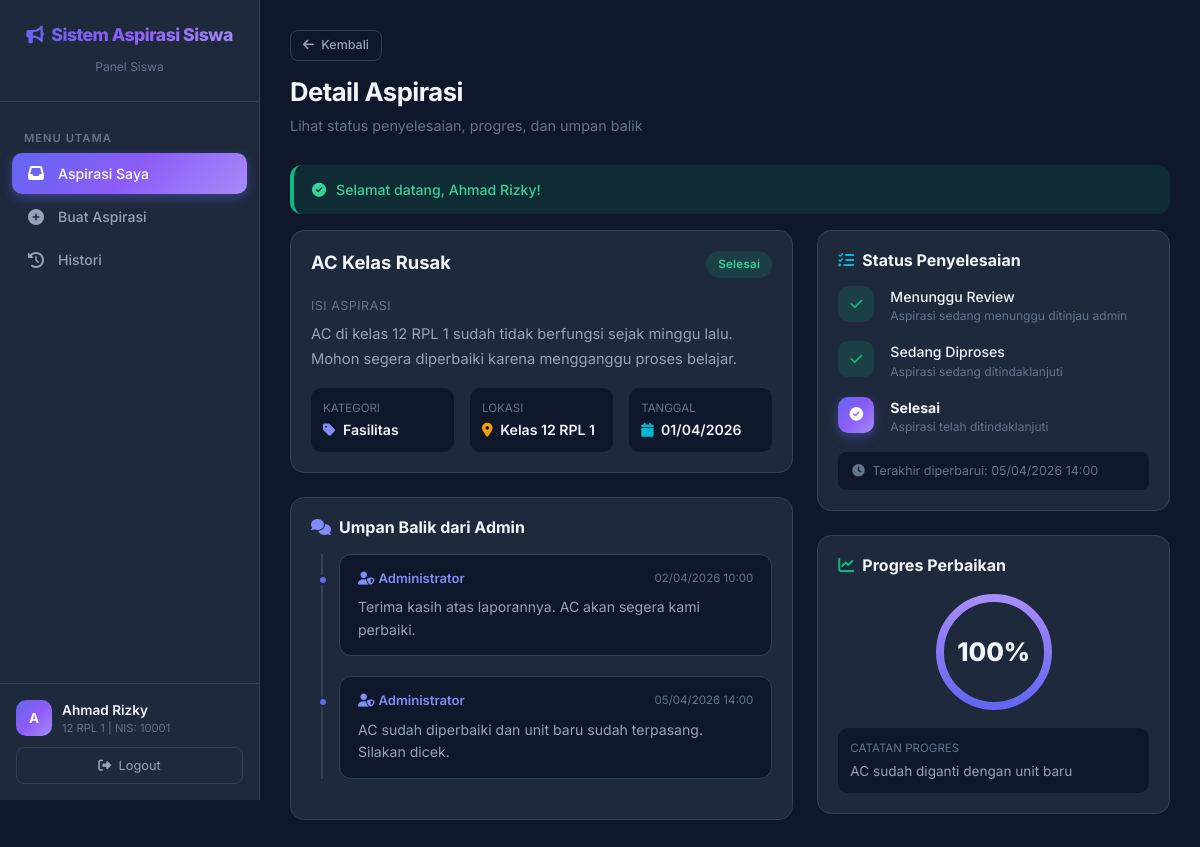
Page /?page=aspirasi-detail&id=1 (signed in) on the committed database.
### tables this page shows
CREATE TABLE `aspirasi` (
  `id_aspirasi` int(11) NOT NULL,
  `nis` int(11) NOT NULL,
  `id_kategori` int(11) NOT NULL,
  `judul` varchar(100) NOT NULL,
  `isi_aspirasi` text NOT NULL,
  `lokasi` varchar(100) DEFAULT NULL,
  `status` enum('Menunggu','Diproses','Selesai','Ditolak') NOT NULL DEFAULT 'Menunggu',
  `prioritas` enum('Rendah','Sedang','Tinggi') NOT NULL DEFAULT 'Sedang',
  `progres` int(3) NOT NULL DEFAULT 0,
  `catatan_progres` text DEFAULT NULL,
  `tgl_lapor` datetime NOT NULL DEFAULT current_timestamp(),
  `tgl_update` datetime DEFAULT NULL,
  `username_admin` varchar(30) DEFAULT NULL
);

CREATE TABLE `kategori` (
  `id_kategori` int(11) NOT NULL,
  `nama_kategori` varchar(50) NOT NULL
);

CREATE TABLE `umpan_balik` (
  `id_feedback` int(11) NOT NULL,
  `id_aspirasi` int(11) NOT NULL,
  `username_admin` varchar(30) NOT NULL,
  `isi_feedback` text NOT NULL,
  `tgl_feedback` datetime NOT NULL DEFAULT current_timestamp()
);

### views/siswa/aspirasi_detail.php (the view, shortened to what the rows shown need)
<?php
require_once __DIR__ . '/../layouts/header.php';
?>
<aside class="sidebar">
    <div class="sidebar-brand">
        <h4><i class="fas fa-bullhorn me-2"></i><?= APP_NAME ?></h4>
        <small>Panel Siswa</small>
    </div>
    <nav class="sidebar-nav">
        <div class="nav-label">Menu Utama</div>
        <a href="<?= BASE_URL ?>?page=aspirasi" class="nav-link active"><i class="fas fa-inbox"></i> Aspirasi Saya</a>
        <a href="<?= BASE_URL ?>?page=aspirasi-create" class="nav-link"><i class="fas fa-plus-circle"></i> Buat Aspirasi</a>
        <a href="<?= BASE_URL ?>?page=aspirasi-history" class="nav-link"><i class="fas fa-history"></i> Histori</a>
    </nav>
    <div class="sidebar-footer">
        <div class="user-info">
            <div class="user-avatar"><?= strtoupper(substr($_SESSION['siswa_nama'] ?? 'S', 0, 1)) ?></div>
            <div>
                <div class="user-name"><?= $_SESSION['siswa_nama'] ?? 'Siswa' ?></div>
                <div class="user-role"><?= $_SESSION['siswa_kelas'] ?? '' ?> | NIS: <?= $_SESSION['siswa_nis'] ?? '' ?></div>
            </div>
        </div>
        <a href="<?= BASE_URL ?>?action=logout-siswa" class="btn-logout" style="text-decoration:none; display:block; text-align:center;">
            <i class="fas fa-sign-out-alt me-1"></i> Logout
        </a>
    </div>
</aside>
<main class="main-content">
    <div class="page-header">
        <a href="<?= BASE_URL ?>?page=aspirasi" class="btn btn-outline-custom btn-sm-custom mb-3">
            <i class="fas fa-arrow-left me-1"></i> Kembali
        </a>
        <h2>Detail Aspirasi</h2>
        <p>Lihat status penyelesaian, progres, dan umpan balik</p>
    </div>
    <?php if (!empty($flash)): ?>
        <div class="alert-custom alert-<?= $flash['type'] === 'success' ? 'success' : 'error' ?>-custom mb-3 animate-in">
            <i class="fas fa-<?= $flash['type'] === 'success' ? 'check-circle' : 'exclamation-circle' ?>"></i>
            <?= $flash['message'] ?>
        </div>
    <?php endif; ?>
    <div class="row g-4">
        <div class="col-lg-7 animate-in">
            <div class="card-glass mb-4">
                <div class="d-flex justify-content-between align-items-start mb-3">
                    <h5 style="font-weight:700; font-size:1.15rem; flex:1;"><?= htmlspecialchars($aspirasi['judul']) ?></h5>
                    <?php
                    $statusClass = match($aspirasi['status']) {
                        'Menunggu' => 'badge-menunggu',
                        'Diproses' => 'badge-diproses',
                        'Selesai' => 'badge-selesai',
                        'Ditolak' => 'badge-ditolak',
                        default => 'badge-menunggu'
                    };
                    ?>
                    <span class="badge-status <?= $statusClass ?> ms-2"><?= $aspirasi['status'] ?></span>
                </div>
                <div class="mb-3">
                    <div style="font-size:0.78rem; color:var(--text-muted); text-transform:uppercase; letter-spacing:0.5px; margin-bottom:6px;">Isi Aspirasi</div>
                    <p style="font-size:0.92rem; line-height:1.7; color:var(--text-secondary);">
                        <?= nl2br(htmlspecialchars($aspirasi['isi_aspirasi'])) ?>
                    </p>
                </div>
                <div class="row g-3">
                    <div class="col-md-4">
                        <div style="padding:12px; background:var(--dark); border-radius:10px;">
                            <div style="font-size:0.72rem; color:var(--text-muted); text-transform:uppercase;">Kategori</div>
                            <div style="font-size:0.88rem; font-weight:600; margin-top:2px;">
                                <i class="fas fa-tag me-1" style="color:var(--primary-light);"></i>
                                <?= htmlspecialchars($aspirasi['nama_kategori']) ?>
                            </div>
                        </div>
                    </div>
                    <div class="col-md-4">
                        <div style="padding:12px; background:var(--dark); border-radius:10px;">
                            <div style="font-size:0.72rem; color:var(--text-muted); text-transform:uppercase;">Lokasi</div>
                            <div style="font-size:0.88rem; font-weight:600; margin-top:2px;">
                                <i class="fas fa-map-marker-alt me-1" style="color:var(--warning);"></i>
                                <?= htmlspecialchars($aspirasi['lokasi'] ?: '-') ?>
                            </div>
                        </div>
                    </div>
                    <div class="col-md-4">
                        <div style="padding:12px; background:var(--dark); border-radius:10px;">
                            <div style="font-size:0.72rem; color:var(--text-muted); text-transform:uppercase;">Tanggal</div>
                            <div style="font-size:0.88rem; font-weight:600; margin-top:2px;">
                                <i class="fas fa-calendar me-1" style="color:var(--info);"></i>
                                <?= date('d/m/Y', strtotime($aspirasi['tgl_lapor'])) ?>
                            </div>
                        </div>
                    </div>
                </div>
            </div>
            <div class="card-glass">
                <h6 style="font-weight:700; margin-bottom:16px;">
                    <i class="fas fa-comments me-2" style="color:var(--primary-light);"></i>Umpan Balik dari Admin
                </h6>
                <?php if (empty($feedbacks)): ?>
                    <div class="empty-state" style="padding:30px;">
                        <i class="fas fa-comment-dots"></i>
                        <h5>Belum ada umpan balik</h5>
                        <p>Admin akan memberikan umpan balik setelah meninjau aspirasimu</p>
                    </div>
                <?php else: ?>
                    <div class="feedback-timeline">
                        <?php foreach ($feedbacks as $fb): ?>
                            <div class="feedback-item">
                                <div class="feedback-header">
                                    <span class="feedback-admin">
                                        <i class="fas fa-user-shield me-1"></i><?= htmlspecialchars($fb['nama_admin']) ?>
                                    </span>
                                    <span class="feedback-date"><?= date('d/m/Y H:i', strtotime($fb['tgl_feedback'])) ?></span>
                                </div>
                                <div class="feedback-content"><?= nl2br(htmlspecialchars($fb['isi_feedback'])) ?></div>
                            </div>
                        <?php endforeach; ?>
                    </div>
                <?php endif; ?>
            </div>
        </div>
        <div class="col-lg-5 animate-in">
            <div class="card-glass mb-4">
                <h6 style="font-weight:700; margin-bottom:16px;">
                    <i class="fas fa-tasks me-2" style="color:var(--info);"></i>Status Penyelesaian
                </h6>
                <div class="mb-3">
                    <div class="d-flex flex-column gap-3">
                        <?php
                        $steps = [
                            ['status' => 'Menunggu', 'icon' => 'fa-clock', 'label' => 'Menunggu Review', 'desc' => 'Aspirasi sedang menunggu ditinjau admin'],
                            ['status' => 'Diproses', 'icon' => 'fa-cog', 'label' => 'Sedang Diproses', 'desc' => 'Aspirasi sedang ditindaklanjuti'],
                            ['status' => 'Selesai', 'icon' => 'fa-check-circle', 'label' => 'Selesai', 'desc' => 'Aspirasi telah ditindaklanjuti']
                        ];
                        $currentIndex = array_search($aspirasi['status'], array_column($steps, 'status'));
                        foreach ($steps as $idx => $step):
                            $isActive = $idx <= $currentIndex;
                            $isCurrent = $idx === $currentIndex;
                        ?>
                            <div class="d-flex gap-3 align-items-start">
                                <div style="
                                    width:36px;
                                    height:36px;
                                    border-radius:10px;
                                    display:flex;
                                    align-items:center;
                                    justify-content:center;
                                    flex-shrink:0;
                                    <?php if ($isCurrent): ?>
                                        background: var(--gradient-1); color: #fff; box-shadow: 0 4px 12px rgba(99,102,241,0.4);
                                    <?php elseif ($isActive): ?>
                                        background: rgba(16,185,129,0.15); color: var(--success);
                                    <?php else: ?>
                                        background: var(--dark); color: var(--text-muted);
                                    <?php endif; ?>
                                ">
                                    <i class="fas <?= $isActive && !$isCurrent ? 'fa-check' : $step['icon'] ?>" style="font-size:0.85rem;"></i>
                                </div>
                                <div>
                                    <div style="font-size:0.88rem; font-weight:<?= $isCurrent ? '700' : '500' ?>; color:<?= $isActive ? 'var(--text-primary)' : 'var(--text-muted)' ?>;">
                                        <?= $step['label'] ?>
                                    </div>
                                    <div style="font-size:0.75rem; color:var(--text-muted);"><?= $step['desc'] ?></div>
                                </div>
                            </div>
                        <?php endforeach; ?>
                    </div>
                </div>
                <?php if ($aspirasi['tgl_update']): ?>
                    <div style="padding:10px 14px; background:var(--dark); border-radius:8px; font-size:0.78rem; color:var(--text-muted);">
                        <i class="fas fa-clock me-1"></i> Terakhir diperbarui: <?= date('d/m/Y H:i', strtotime($aspirasi['tgl_update'])) ?>
                    </div>
                <?php endif; ?>
            </div>
            <div class="card-glass">
                <h6 style="font-weight:700; margin-bottom:16px;">
                    <i class="fas fa-chart-line me-2" style="color:var(--success);"></i>Progres Perbaikan
                </h6>
                <div class="text-center mb-3">
                    <div style="position:relative; width:120px; height:120px; margin:0 auto;">
                        <svg viewBox="0 0 120 120" style="transform:rotate(-90deg);">
                            <circle cx="60" cy="60" r="54" fill="none" stroke="var(--dark)" stroke-width="8"/>
                            <circle cx="60" cy="60" r="54" fill="none" stroke="url(#grad)" stroke-width="8"
                                stroke-dasharray="<?= 339.292 * $aspirasi['progres'] / 100 ?> 339.292"
                                stroke-linecap="round"/>
                            <defs>
                                <linearGradient id="grad" x1="0%" y1="0%" x2="100%" y2="0%">
                                    <stop offset="0%" style="stop-color:#6366f1"/>
                                    <stop offset="100%" style="stop-color:#a78bfa"/>
                                </linearGradient>
                            </defs>
                        </svg>
                        <div style="position:absolute; top:50%; left:50%; transform:translate(-50%,-50%); text-align:center;">
                            <div style="font-size:1.6rem; font-weight:800; color:var(--text-primary);"><?= $aspirasi['progres'] ?>%</div>
                        </div>
                    </div>
                </div>
                <?php if (!empty($aspirasi['catatan_progres'])): ?>
                    <div style="padding:12px; background:var(--dark); border-radius:10px;">
                        <div style="font-size:0.72rem; color:var(--text-muted); text-transform:uppercase; margin-bottom:4px;">Catatan Progres</div>
                        <div style="font-size:0.85rem; color:var(--text-secondary);">
                            <?= htmlspecialchars($aspirasi['catatan_progres']) ?>
                        </div>
                    </div>
                <?php else: ?>
                    <div style="text-align:center; font-size:0.82rem; color:var(--text-muted);">
                        Belum ada catatan progres dari admin
                    </div>
                <?php endif; ?>
            </div>
        </div>
    </div>
</main>
<?php require_once __DIR__ . '/../layouts/footer.php'; ?>

### rows in the picture
aspirasi: judul "AC Kelas Rusak", status "Selesai", isi_aspirasi "AC di kelas 12 RPL 1 sudah tidak berfungsi sejak minggu lalu. Mohon segera diperbaiki karena mengganggu proses belajar.", id_kategori.nama_kategori "Fasilitas", lokasi "Kelas 12 RPL 1", tgl_lapor "01/04/2026", desc "Aspirasi telah ditindaklanjuti", tgl_update "05/04/2026 14:00", progres "100", catatan_progres "AC sudah diganti dengan unit baru"
umpan_balik: username_admin.nama_admin "Administrator", tgl_feedback "02/04/2026 10:00", isi_feedback "Terima kasih atas laporannya. AC akan segera kami perbaiki."
umpan_balik: username_admin.nama_admin "Administrator", tgl_feedback "05/04/2026 14:00", isi_feedback "AC sudah diperbaiki dan unit baru sudah terpasang. Silakan dicek."

### other values in the picture
APP_NAME "Sistem Aspirasi Siswa"
substr($_SESSION['siswa_nama'] ?? 'S', 0, 1) "A"
$_SESSION['siswa_nama'] "Ahmad Rizky"
$_SESSION['siswa_kelas'] "12 RPL 1"
$_SESSION['siswa_nis'] "10001"
$flash['message'] "Selamat datang, Ahmad Rizky!"
$step['label'] "Menunggu Review"
$step['desc'] "Aspirasi sedang menunggu ditinjau admin"
$step['label'] "Sedang Diproses"
$step['desc'] "Aspirasi sedang ditindaklanjuti"
